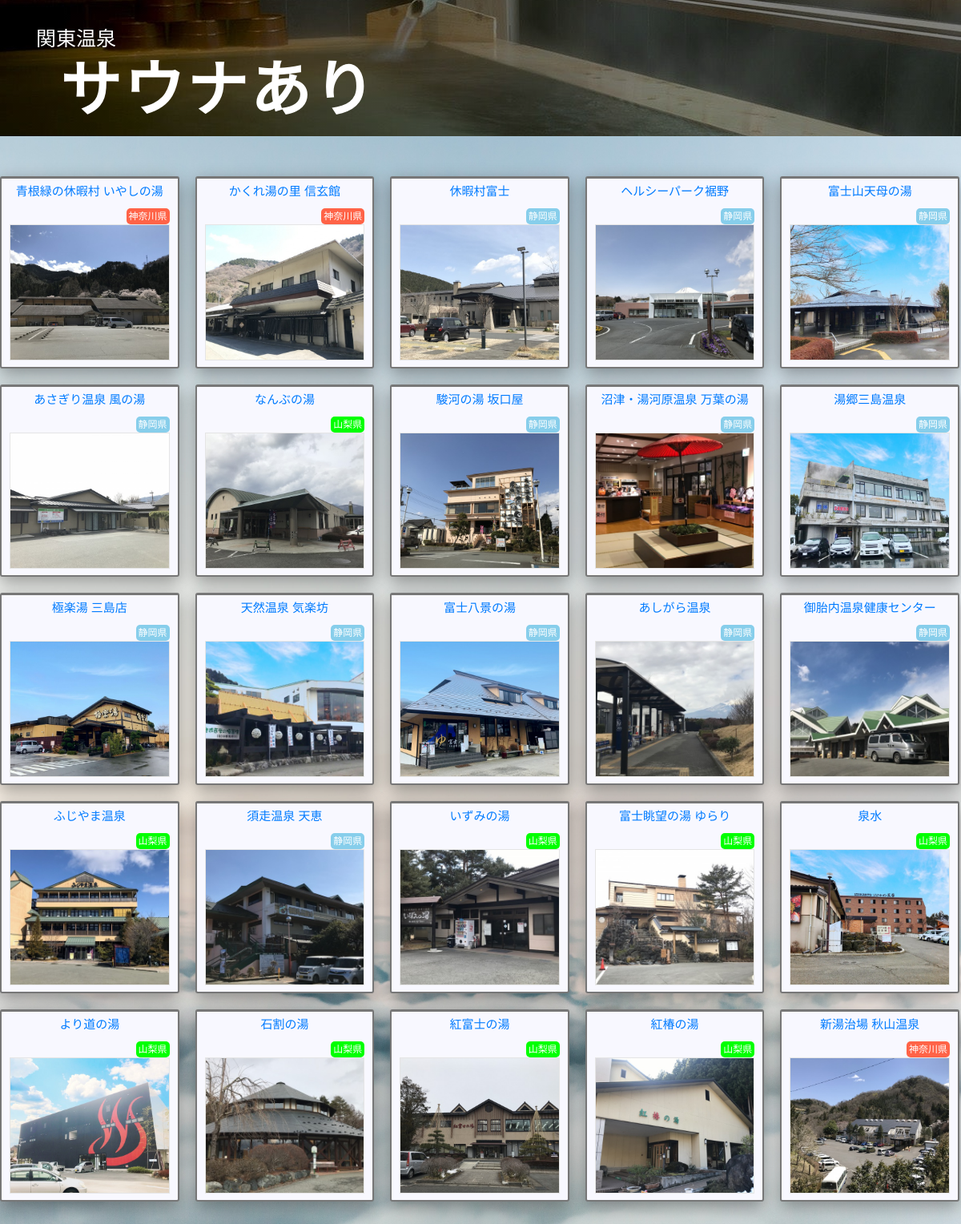
/type/type1.php, run on the app's committed database.
### tables this page shows
CREATE TABLE `onsen` (
  `id` int(11) NOT NULL,
  `name` varchar(1000) DEFAULT NULL,
  `map` varchar(1000) DEFAULT NULL,
  `picture_id` int(10) DEFAULT NULL,
  `prefecture` varchar(10) DEFAULT NULL,
  `p_id` int(10) DEFAULT NULL,
  `adress` varchar(1000) DEFAULT NULL,
  `eat` varchar(10) DEFAULT NULL,
  `sauna` varchar(10) DEFAULT NULL,
  `towel` varchar(10) DEFAULT NULL,
  `towel_text` varchar(50) DEFAULT NULL,
  `hot_stone` varchar(10) DEFAULT NULL,
  `open_bath` varchar(10) DEFAULT NULL,
  `time_opne` time(1) DEFAULT NULL,
  `time_close` time(1) DEFAULT NULL,
  `w_time_opne` time(1) DEFAULT NULL,
  `w_time_close` time(1) DEFAULT NULL,
  `h_time_opne` time(1) DEFAULT NULL,
  `h_time_close` time(1) DEFAULT NULL,
  `w_a_fee` varchar(10) DEFAULT NULL,
  `w_c_fee` varchar(10) DEFAULT NULL,
  `h_a_fee` varchar(10) DEFAULT NULL,
  `h_c_fee` varchar(10) DEFAULT NULL,
  `close_text` varchar(50) DEFAULT NULL,
  `close` varchar(10) DEFAULT NULL,
  `jaf_url` varchar(1000) DEFAULT NULL,
  `nifty_url` varchar(1000) DEFAULT NULL,
  `onsen_url` varchar(1000) DEFAULT NULL,
  `blog_url` varchar(1000) DEFAULT NULL
);

### function/functions.php (called while the page is built, shortened)
<?php
function prefecture($prefecture){
  switch ($prefecture) {
    case 1:
      $p_id = "kanagawa";
      break;
    case 2:
      $p_id = "sizuoka";
      break;
    case 3:
      $p_id = 'yamanasi';
  }
    return $p_id;
}
    ?><a href="https://jafnavi.jp/web/facility.php?sisetu_id=<?php echo $jaf; ?>">割引内容</a><?php

### type/type1.php (the view, shortened to what this page needs)
<?php
require "../core/dbconect.php";
require "../function/functions.php";
$onsens = $db->query('SELECT * FROM onsen	 WHERE sauna="◯"');
?>
<!DOCTYPE html>
<html lang="ja">
<head>
	<link rel="stylesheet" href="https://maxcdn.bootstrapcdn.com/bootstrap/4.0.0/css/bootstrap.min.css">
	<link rel="stylesheet" href="https://use.fontawesome.com/releases/v5.8.2/css/all.css">
	<link href="../css/style.css" rel="stylesheet">
</head>
<body>
	<header class="jumbotron-fluid header2">
		<div class="container header_box">
	    <div class="header_text">
	      <p><a href="../front.php">関東温泉</a></p>
	      <h1 class="type_h1">サウナあり</h1>
	    </div>
	  </div>
  </header>
	<div class="contaienr main_section">
	  <article class="animated">
	    <?php while ($onsen = $onsens->fetch()): ?>
      <div class="article_box animated">
        <div class="article_inner-box animated">
          <h2><a href="../detail.php?id=<?php echo $onsen['id']; ?>"><?php echo $onsen['name']; ?></a></h2>
            <div class="p_box">
              <p class=" <?php echo  prefecture($onsen['p_id']); ?>"><?php echo $onsen['prefecture']; ?></p>
            </div>
          <p class="front-img"><a href="../detail.php?id=<?php echo $onsen['id']; ?>"><img src="../img/<?php echo $onsen['picture_id']; ?>.jpg"></a></p>
        </div>
      </div>
	    <?php endwhile; ?>
	  </article>
	</div>
</body>
</html>

### css/style.css (style rules this page uses)
body { font-family: 'Hiragino Kaku Gothic Pro','ヒラギノ角ゴ Pro W3','メイリオ',Meiryo,'ＭＳ Ｐゴシック',sans-serif; background-image: url(../img/back2.jpg); background-position: center; background-size: cover; }
h2 { font-size: 15px; }
article { display: flex; flex-wrap: wrap; max-width: 1280px; margin-top: 50px; }
.header2 { background-image: linear-gradient(#00000080, #00000080), url(../img/d.jpg); height: 170px; background-position: center; }
.main_section { max-width: 1280px; margin: 0 auto; }
.type_h1 { margin-left: 30px; letter-spacing: 3px; font-size: 76px; font-family: "Hiragino Sans", ヒラギノ角ゴシック; font-weight: 600; opacity: 1; color: #fff; }
.header_text { padding-top: 30px; }
.header_text p { margin-bottom: 0; font-size: 25px; }
.header_text a { color:#fff; }
.article_box { text-align: center; border: 2px solid #777; background-color: #f8f8ff; box-shadow: 0 7px 21px rgba(0, 0, 0, 0.36); border-top: 3px solid #777; border-radius: 3px; padding: 7px 10px; margin: 0 20px 20px 0; height: 240px; max-width: calc(20.3% - 20px); }
.article_inner-box { position: relative; }
.article_box:nth-child(5n) { margin-right: 0; }
.article_inner-box img { width: 100%; height: 170px; border: 1px solid #e5e5e5; object-fit: cover; text-align: center; }
.p_box { display: inline-block; }
.p_box p { font-size: 12px; margin: 0; padding: 1px 3px; border-radius: 5px; text-align: center; position: absolute; top: 30px; right: 0; }
.kanagawa { color: #fff; background-color: tomato; }
.sizuoka { color: #fff; background-color: skyblue; }
.yamanasi { color: #fff; background-color: lime; }
.main_section { margin-bottom: 50px; }

### data on the page
onsen: name "青根緑の休暇村 いやしの湯", prefecture "神奈川県", shows a picture
onsen: name "かくれ湯の里 信玄館", prefecture "神奈川県", shows a picture
onsen: name "休暇村富士", prefecture "静岡県", shows a picture
onsen: name "ヘルシーパーク裾野", prefecture "静岡県", shows a picture
onsen: name "富士山天母の湯", prefecture "静岡県", shows a picture
onsen: name "あさぎり温泉 風の湯", prefecture "静岡県", shows a picture
onsen: name "なんぶの湯", prefecture "山梨県", shows a picture
onsen: name "駿河の湯 坂口屋", prefecture "静岡県", shows a picture
onsen: name "沼津・湯河原温泉 万葉の湯", prefecture "静岡県", shows a picture
onsen: name "湯郷三島温泉", prefecture "静岡県", shows a picture
onsen: name "極楽湯 三島店", prefecture "静岡県", shows a picture
onsen: name "天然温泉 気楽坊", prefecture "静岡県", shows a picture
onsen: name "富士八景の湯", prefecture "静岡県", shows a picture
onsen: name "あしがら温泉", prefecture "静岡県", shows a picture
onsen: name "御胎内温泉健康センター", prefecture "静岡県", shows a picture
onsen: name "ふじやま温泉", prefecture "山梨県", shows a picture
onsen: name "須走温泉 天恵", prefecture "静岡県", shows a picture
onsen: name "いずみの湯", prefecture "山梨県", shows a picture
onsen: name "富士眺望の湯 ゆらり", prefecture "山梨県", shows a picture
onsen: name "泉水", prefecture "山梨県", shows a picture
onsen: name "より道の湯", prefecture "山梨県", shows a picture
onsen: name "石割の湯", prefecture "山梨県", shows a picture
onsen: name "紅富士の湯", prefecture "山梨県", shows a picture
onsen: name "紅椿の湯", prefecture "山梨県", shows a picture
onsen: name "新湯治場 秋山温泉", prefecture "神奈川県", shows a picture
